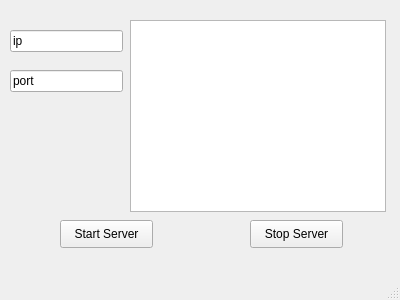
<?xml version="1.0" encoding="UTF-8"?>
<ui version="4.0">
 <class>MainWindow</class>
 <widget class="QMainWindow" name="MainWindow">
  <property name="geometry">
   <rect>
    <x>0</x>
    <y>0</y>
    <width>400</width>
    <height>300</height>
   </rect>
  </property>
  <property name="windowTitle">
   <string>AI SuperVisior</string>
  </property>
  <widget class="QWidget" name="centralwidget">
   <widget class="QPushButton" name="pushButton">
    <property name="geometry">
     <rect>
      <x>60</x>
      <y>220</y>
      <width>93</width>
      <height>28</height>
     </rect>
    </property>
    <property name="text">
     <string>Start Server</string>
    </property>
   </widget>
   <widget class="QPushButton" name="pushButton_2">
    <property name="geometry">
     <rect>
      <x>250</x>
      <y>220</y>
      <width>93</width>
      <height>28</height>
     </rect>
    </property>
    <property name="text">
     <string>Stop Server</string>
    </property>
   </widget>
   <widget class="QLineEdit" name="ip">
    <property name="geometry">
     <rect>
      <x>10</x>
      <y>30</y>
      <width>113</width>
      <height>22</height>
     </rect>
    </property>
    <property name="text">
     <string>ip</string>
    </property>
   </widget>
   <widget class="QLineEdit" name="port">
    <property name="geometry">
     <rect>
      <x>10</x>
      <y>70</y>
      <width>113</width>
      <height>22</height>
     </rect>
    </property>
    <property name="text">
     <string>port</string>
    </property>
   </widget>
   <widget class="QTableView" name="tableView">
    <property name="geometry">
     <rect>
      <x>130</x>
      <y>20</y>
      <width>256</width>
      <height>192</height>
     </rect>
    </property>
   </widget>
  </widget>
  <widget class="QStatusBar" name="statusbar"/>
 </widget>
 <resources/>
 <connections/>
</ui>
